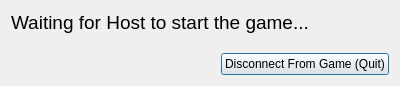
<?xml version="1.0" encoding="UTF-8"?>
<ui version="4.0">
 <class>WaitingToStart</class>
 <widget class="QDialog" name="WaitingToStart">
  <property name="geometry">
   <rect>
    <x>0</x>
    <y>0</y>
    <width>400</width>
    <height>86</height>
   </rect>
  </property>
  <property name="windowTitle">
   <string>Dialog</string>
  </property>
  <layout class="QVBoxLayout" name="verticalLayout">
   <item>
    <widget class="QLabel" name="label">
     <property name="text">
      <string>&lt;html&gt;&lt;head/&gt;&lt;body&gt;&lt;p&gt;&lt;span style=&quot; font-size:14pt;&quot;&gt;Waiting for Host to start the game...&lt;/span&gt;&lt;/p&gt;&lt;/body&gt;&lt;/html&gt;</string>
     </property>
    </widget>
   </item>
   <item>
    <spacer name="verticalSpacer">
     <property name="orientation">
      <enum>Qt::Vertical</enum>
     </property>
     <property name="sizeHint" stdset="0">
      <size>
       <width>20</width>
       <height>5</height>
      </size>
     </property>
    </spacer>
   </item>
   <item>
    <layout class="QHBoxLayout" name="horizontalLayout">
     <item>
      <spacer name="horizontalSpacer">
       <property name="orientation">
        <enum>Qt::Horizontal</enum>
       </property>
       <property name="sizeHint" stdset="0">
        <size>
         <width>40</width>
         <height>20</height>
        </size>
       </property>
      </spacer>
     </item>
     <item>
      <widget class="QPushButton" name="disconnect">
       <property name="text">
        <string>Disconnect From Game (Quit)</string>
       </property>
      </widget>
     </item>
    </layout>
   </item>
  </layout>
 </widget>
 <resources/>
 <connections/>
</ui>
